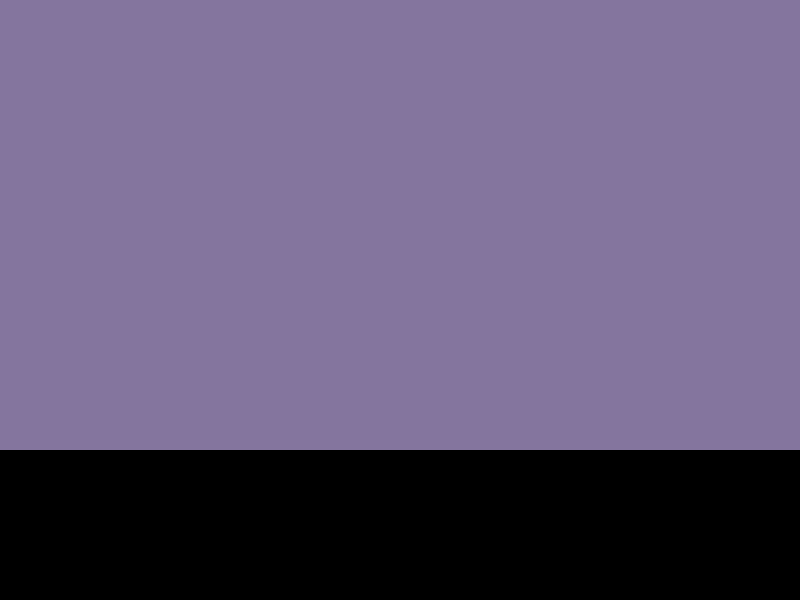
Frame 1 (no input)
Frame 60 (the mouse pressed at the canvas centre just before this capture): identical to frame 1, image omitted
Frame 120 (the mouse held since frame 60 and released just before this capture): identical to frame 1, image omitted

The Processing sketch that drew this single still picture (run headless with seeded random() and noise(); from frame 60 on, the mouse is pressed at the canvas centre):

// Processing sketch: UNIT2PROJECT
// ── UNIT2PROJECT.pde
// Devin MacDonald
// Block 2-3

void setup(){
  size(800,600);
}

void draw(){ //========
  //sky
  background(132,117,158);
  
  
  //background buildings
  fill(50,50,50);
  
  //ground
  fill(0);
  rect(0,450,800,150);
} //======================
